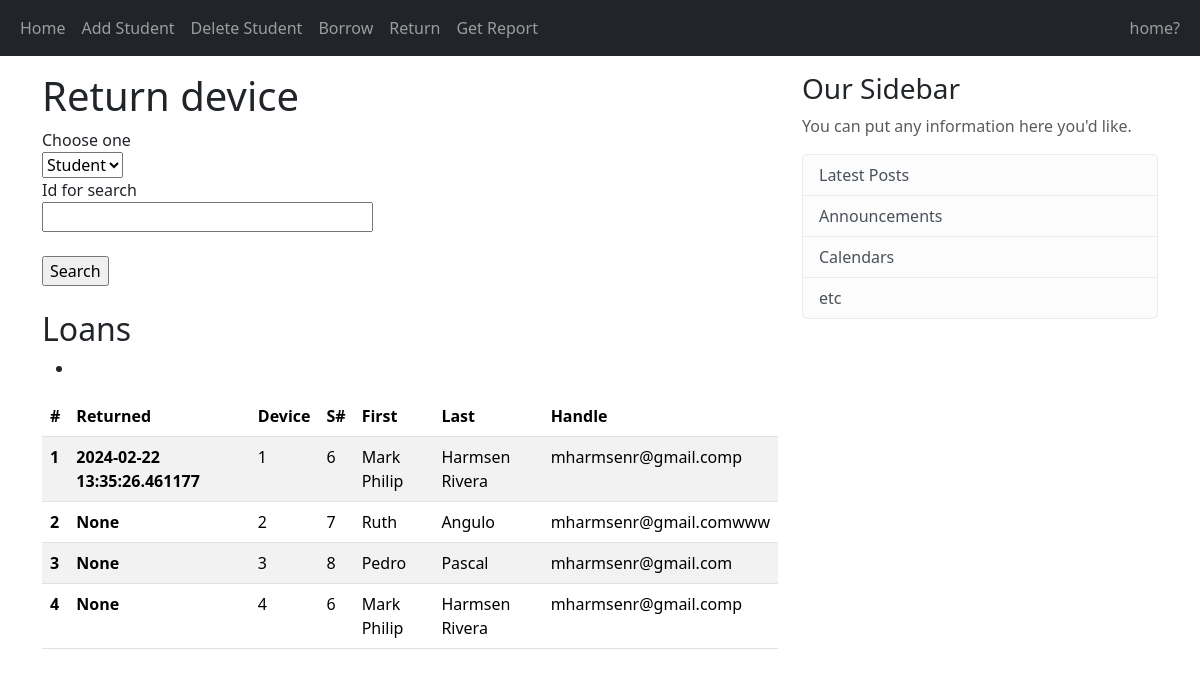
The page /get_report on the database as committed earlier.
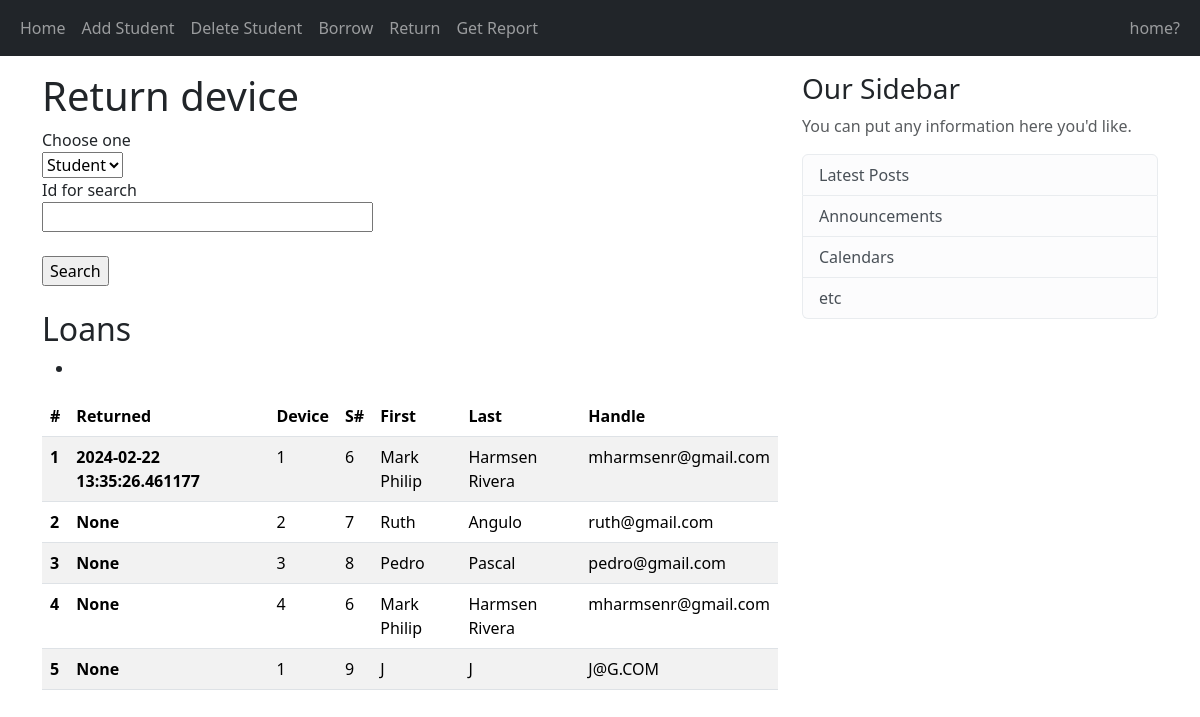
The same page on the database as committed later.
### app/models.py (models this page shows, shortened)
class Loan(db.Model):
    __tablename__ = 'loans'
    loan_id = db.Column(db.Integer, primary_key=True)
    student_id = db.Column(db.Integer, db.ForeignKey('students.student_id'), nullable=False)
    device_id = db.Column(db.Integer, nullable=False)
    borrow_datetime = db.Column(db.DateTime, nullable=False)
    return_datetime = db.Column(db.DateTime, nullable=True)

class Student(db.Model):
    __tablename__ = 'students'
    student_id = db.Column(db.Integer, primary_key=True)
    firstname = db.Column(db.String(32))
    lastname = db.Column(db.String(32), nullable=False, index=True)
    email = db.Column(db.String(64), nullable=False, unique=True, index=True)
    loans = db.relationship('Loan', backref='student', lazy='dynamic', cascade='all, delete')

### app/views.py (the view, shortened to what this page needs)
@app.route('/get_report', methods=['GET', 'POST'])
def get_report():
    form = GetReportForm()
    student = None
    loans = Loan.query.all()
    return render_template('get_report.html', title='Query Database', form=form, student=student, loans=loans)

### app/forms.py
class GetReportForm(FlaskForm):
    object_id = StringField('Id for search', validators=[DataRequired()])
    object_classes = [
        ('student', 'Student'),
        ('device', 'Device')
    ]
    object_class = SelectField('Choose one', choices=object_classes)
    submit = SubmitField('Search')

### app/templates/get_report.html (shortened to what this page needs)
{% extends "base.html" %}
{% block content %}
    <h1>Return device</h1>
    <form method="POST" action="" novalidate>
        <div>
            {{ form.object_class.label }}<br/>{{ form.object_class }}<br/>
        </div>
        <div>
            {{ form.object_id.label }}<br/>{{ form.object_id(size=30) }}<br/>
        </div>
        <br>
        <div>{{ form.submit() }}</div>
    </form>
    <br>
    <h2>Loans {% if student %} of {{ student.lastname }} {% endif %}</h2>
    <ul>
            <li></li>
    </ul>
    <table class="table table-striped">
        <thead>
            <tr>
                <th scope="col">#</th>
                <th scope="col">Returned</th>
                <th scope="col">Device</th>
                <th scope="col">S#</th>
                <th scope="col">First</th>
                <th scope="col">Last</th>
                <th scope="col">Handle</th>
            </tr>
        </thead>
        <tbody>
            {% for loan in loans %}
                <tr>
                    <th scope="row">{{ loan.loan_id }}</th>
                    <th>{{ loan.return_datetime }}</th>
                    <td>{{ loan.device_id }}</td>
                    <td>{{ loan.student.student_id }}</td>
                    <td>{{ loan.student.firstname }}</td>
                    <td>{{ loan.student.lastname }}</td>
                    <td>{{ loan.student.email }}</td>
                </tr>
            {% endfor %}
        </tbody>
    </table>
{% endblock content %}

### app/templates/base.html (shortened to what this page needs)
<!DOCTYPE html>
<html lang="en">
<head>
    <link href="https://cdn.jsdelivr.net/npm/bootstrap@5.3.2/dist/css/bootstrap.min.css" rel="stylesheet">
    <link rel="stylesheet" href="{{ url_for('static', filename='main.css') }}">
</head>
<body>
    <header class="site-header">
        <nav class="navbar navbar-expand-sm navbar-dark bg-dark">
            <div class="container-fluid">
                <div class="collapse navbar-collapse" id="navbarToggle">
                    <div class="navbar-nav me-auto">
                        <a class="nav-item nav-link" href="{{ url_for('home') }}">Home</a>
                        <a class="nav-item nav-link" href="{{ url_for('register') }}">Add Student</a>
                        <a class="nav-item nav-link" href="{{ url_for('delete_student') }}">Delete Student</a>
                        <a class="nav-item nav-link" href="{{ url_for('borrow') }}">Borrow</a>
                        <a class="nav-item nav-link" href="{{ url_for('return_device') }}">Return</a>
                        <a class="nav-item nav-link" href="{{ url_for('get_report') }}">Get Report</a>
                    </div>
                    <div class="navbar-nav">
                        <a class="nav-item nav-link" href="{{ url_for('home') }}">home?</a>
                    </div>
                </div>
            </div>
        </nav>
    </header>
    <main role="main" class="container mt-3">
        <div class="row">
            <div class="col-sm-8">
                {% block content %}{% endblock %}
            </div>
            <div class="col-sm-4">
                <div class="content-section">
                    <h3>Our Sidebar</h3>
                    <p class='text-muted'>You can put any information here you'd like.</p>
                    <ul class="list-group">
                        <li class="list-group-item list-group-item-light">Latest Posts</li>
                        <li class="list-group-item list-group-item-light">Announcements</li>
                        <li class="list-group-item list-group-item-light">Calendars</li>
                        <li class="list-group-item list-group-item-light">etc</li>
                    </ul>
                </div>
            </div>
        </div>
    </main>
</body>
</html>

Rows that differ between the two databases and show on the page:
changed through a linked row, Loan id 1: student.email "mharmsenr@gmail.comp" → "mharmsenr@gmail.com"
changed through a linked row, Loan "Ruth": student.email "mharmsenr@gmail.comwww" → "ruth@gmail.com"
changed through a linked row, Loan "Pedro": student.email "mharmsenr@gmail.com" → "pedro@gmail.com"
changed through a linked row, Loan id 4: student.email "mharmsenr@gmail.comp" → "mharmsenr@gmail.com"
added Loan: loan_id "5", return_datetime "None", device_id "1", student.student_id "9", student.firstname "J", student.lastname "J", student.email "J@G.COM"
